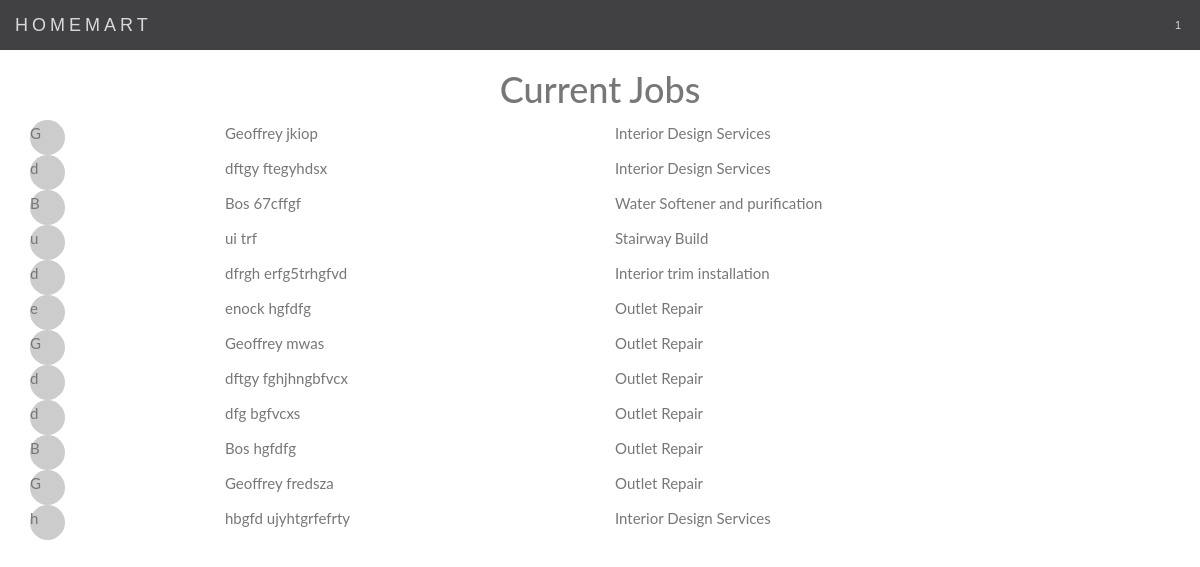
The page /boom.php on the database its author committed.
### tables this page shows
CREATE TABLE `orders` (
  `id` int(11) NOT NULL,
  `due_date` varchar(20) NOT NULL,
  `optional_details` varchar(20) DEFAULT NULL,
  `vendor` varchar(50) NOT NULL,
  `email` varchar(20) NOT NULL,
  `fname` varchar(20) NOT NULL,
  `lname` varchar(20) NOT NULL,
  `phone` varchar(30) NOT NULL,
  `contact` varchar(20) NOT NULL,
  `occupation` varchar(100) NOT NULL,
  `time` datetime NOT NULL DEFAULT CURRENT_TIMESTAMP
);

### boom.php (the view, shortened to what this page needs)
<!DOCTYPE html>
<html>
<head>
      <link rel="stylesheet" href="bootstrap.min.css">
        <link rel="stylesheet" href="homemart.css">
</head>
<body>
     <nav class="navbar  navbar-default navbar-fixed-top" style="position: fixed;">
   <div class="container-fluid">
    <div class="navbar-header">
     <a class="navbar-brand" href="index.php">HOMEMART</a>
    </div>
    <div class="collapse navbar-collapse" id="myNavbar">
    <ul class="nav navbar-nav navbar-right">
    <li><a href='#'>1</a></li>
    </ul>
  </div>
</div>
  </nav>
<center><h1 style="padding-top: 50px;">Current Jobs</h1></center>
      <?php
    $db = mysqli_connect('localhost', 'root', '', 'homemart');
  $query=$db->query("SELECT * FROM orders");
 if($query->num_rows > 0){
  while($row=$query->fetch_assoc()){
    echo "<div class='container'>";
    echo "<details>";
    echo "<summary>";
    echo "<div class='row'>";
    echo "<div class='col-sm-2'>";
    $yes=$row['fname'];
    $yes=SUBSTR($yes, 0, 1);
    echo '<span class="dot">'.$yes.'</span>';
    echo "</div>";
    echo "<div class='col-sm-4'>";
    echo  $row['fname'];
    echo  $row['lname'];
    echo "</div>";
  echo "<div class='col-sm-6'>";
  echo  $row['occupation'];
  echo "</div>";
  echo "</div>";
    echo "</summary>";
    echo "</details>";
    echo "</div>";
 }
 }
    ?>
</body>
</html>

### homemart.css (style rules this page uses)
.navbar { margin-bottom: 50px; border-radius: 0; }
.navbar { font-family: Montserrat, sans-serif; }
.navbar { margin-bottom: 0; background-color: #2d2d30; border: 0; font-size: 11px !important; letter-spacing: 4px; opacity:0.9; }
.navbar li a, .navbar .navbar-brand { color: #d5d5d5 !important; }
body { font: 400 15px/1.8 Lato, sans-serif; color: #777; }

### boom.php (style rules this page uses)
.dot { height: 35px; width: 35px; background-color: #ccc; border-radius: 50%; display: inline-block; }

### rows shown on the page
orders: fname "G", fname "Geoffrey", lname "jkiop", occupation "Interior Design Services"
orders: fname "d", fname "dftgy", lname "ftegyhdsx", occupation "Interior Design Services"
orders: fname "B", fname "Bos", lname "67cffgf", occupation "Water Softener and purification"
orders: fname "u", fname "ui", lname "trf", occupation "Stairway Build"
orders: fname "d", fname "dfrgh", lname "erfg5trhgfvd", occupation "Interior trim installation"
orders: fname "e", fname "enock", lname "hgfdfg", occupation "Outlet Repair"
orders: fname "G", fname "Geoffrey", lname "mwas", occupation "Outlet Repair"
orders: fname "d", fname "dftgy", lname "fghjhngbfvcx", occupation "Outlet Repair"
orders: fname "d", fname "dfg", lname "bgfvcxs", occupation "Outlet Repair"
orders: fname "B", fname "Bos", lname "hgfdfg", occupation "Outlet Repair"
orders: fname "G", fname "Geoffrey", lname "fredsza", occupation "Outlet Repair"
orders: fname "h", fname "hbgfd", lname "ujyhtgrfefrty", occupation "Interior Design Services"
